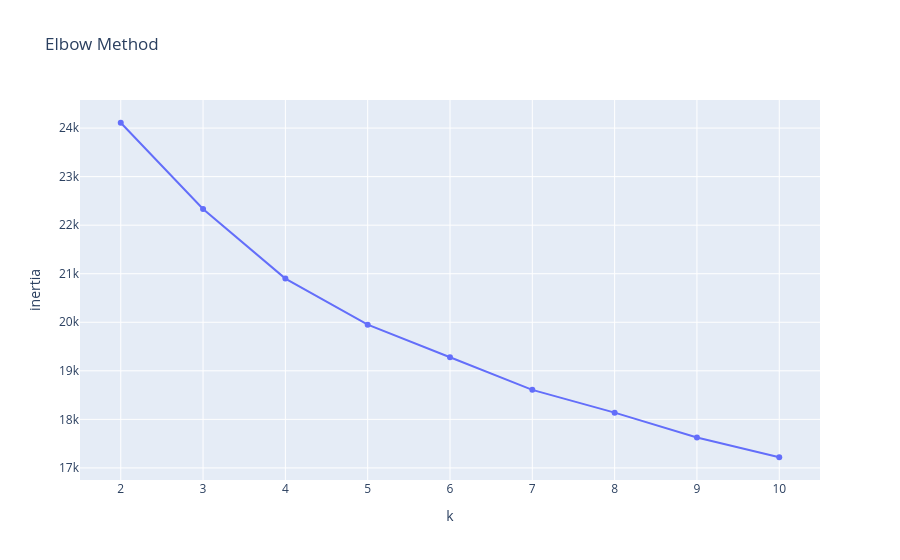
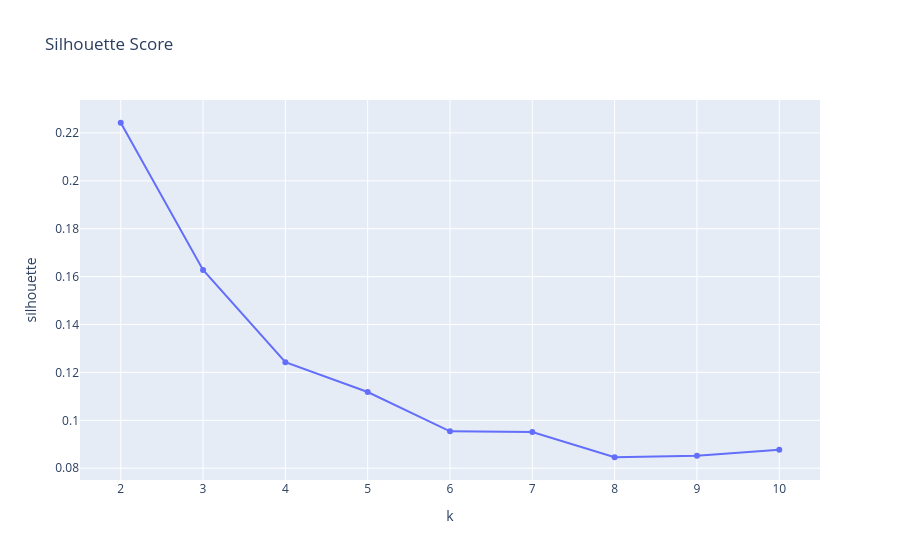

Source (notebook cell) for these figures, in order:
### Code cell
px.line(
    df_results,
    x="k",
    y="inertia",
    markers=True,
    title="Elbow Method"
).show()

px.line(
    df_results,
    x="k",
    y="silhouette",
    markers=True,
    title="Silhouette Score"
).show()

### Figure 1 — Plotly figure (JSON) as saved in the notebook; plotly's stock layout.template omitted (floating-point values rounded to 4 significant figures)
{"data": [{"hovertemplate": "k=%{x}<br>inertia=%{y}<extra></extra>", "legendgroup": "", "line": {"color": "#636efa", "dash": "solid"}, "marker": {"symbol": "circle"}, "mode": "lines+markers", "name": "", "orientation": "v", "showlegend": false, "type": "scatter", "x": [2, 3, 4, 5, 6, 7, 8, 9, 10], "xaxis": "x", "y": [24110.0, 22330.0, 20900.0, 19950.0, 19280.0, 18610.0, 18140.0, 17630.0, 17220.0], "yaxis": "y"}], "layout": {"legend": {"tracegroupgap": 0}, "title": {"text": "Elbow Method"}, "xaxis": {"anchor": "y", "domain": [0, 1], "title": {"text": "k"}}, "yaxis": {"anchor": "x", "domain": [0, 1], "title": {"text": "inertia"}}}}

### Figure 2 — Plotly figure (JSON) as saved in the notebook; plotly's stock layout.template omitted (floating-point values rounded to 4 significant figures)
{"data": [{"hovertemplate": "k=%{x}<br>silhouette=%{y}<extra></extra>", "legendgroup": "", "line": {"color": "#636efa", "dash": "solid"}, "marker": {"symbol": "circle"}, "mode": "lines+markers", "name": "", "orientation": "v", "showlegend": false, "type": "scatter", "x": [2, 3, 4, 5, 6, 7, 8, 9, 10], "xaxis": "x", "y": [0.2243, 0.1628, 0.1243, 0.1118, 0.09539, 0.0951, 0.08458, 0.0852, 0.0877], "yaxis": "y"}], "layout": {"legend": {"tracegroupgap": 0}, "title": {"text": "Silhouette Score"}, "xaxis": {"anchor": "y", "domain": [0, 1], "title": {"text": "k"}}, "yaxis": {"anchor": "x", "domain": [0, 1], "title": {"text": "silhouette"}}}}
